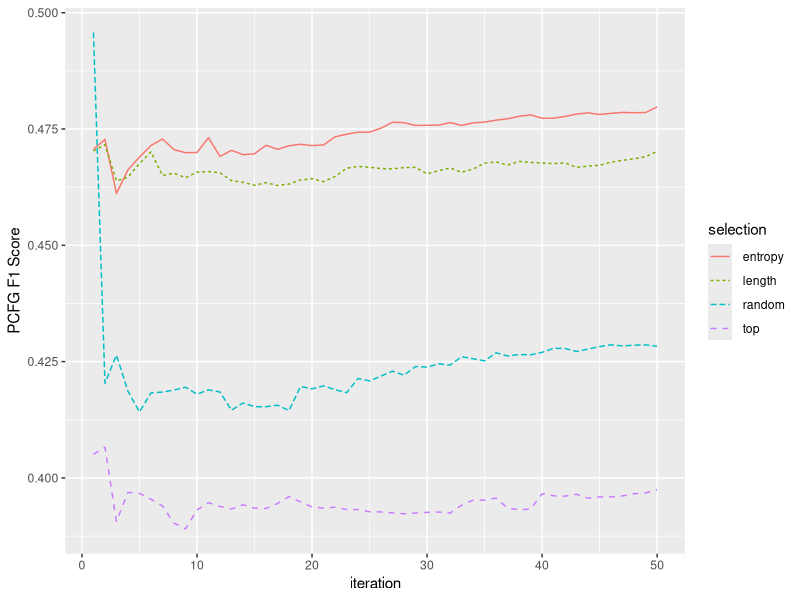

Recreate this plot in R.
library(ggplot2)

tab = read.csv('hw03-results.csv')

ggplot(tab, aes(x=iteration, y=f1, colour=selection, linetype=selection)) +
  geom_path() +
  ylab("PCFG F1 Score")
